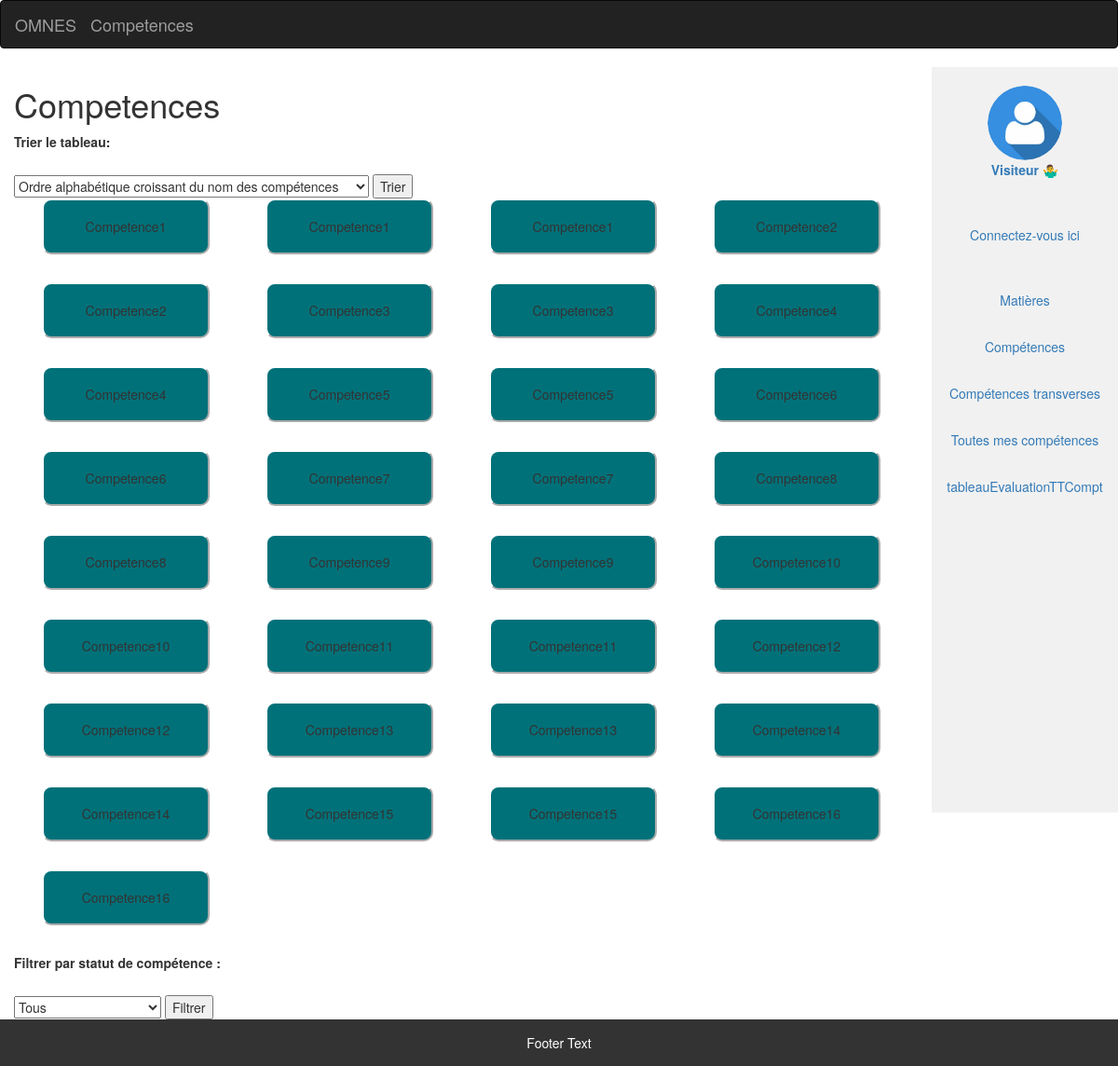
The app's page /competences.php with its own data.
### tables this page shows
CREATE TABLE Competences
(
    id          INT AUTO_INCREMENT PRIMARY KEY,
    nom         VARCHAR(255) NOT NULL,
    description TEXT,
    type        ENUM('specifique', 'transverse') NOT NULL
);

### competences.php (the view, shortened to what this page needs)
<?php
$servername = "localhost";
$username = "root";
$password = "root";
$dbname = "Omnes MySkills";
$conn = new mysqli($servername, $username, $password, $dbname);
$sort = "id ASC";
if (isset($_POST['submit'])) {
    $sort = isset($_POST['sort']) ? $_POST['sort'] : 'C.id ASC';
    switch ($sort) {
        case "croissant_competences":
            $orderBy = "C.nom ASC";
            break;
        case "decroissant_competences":
            $orderBy = "C.nom DESC";
            break;
        case "croissant_date":
            $orderBy = "A.date ASC";
            break;
        case "decroissant_date":
            $orderBy = "A.date DESC";
            break;
        default:
            $orderBy = "C.id ASC";
            break;
    }
} else {
    $orderBy = "C.id ASC";
}
$sql = "SELECT C.* FROM Competences C
        JOIN Autoevaluations A ON C.id = A.id_competence
        WHERE C.type = 'specifique'
        ORDER BY $orderBy";
$result = $conn->query($sql);
$competences = [];
if ($result && $result->num_rows > 0) {
    while ($row = $result->fetch_assoc()) {
        $competences[] = $row;
    }
}
?>
<!DOCTYPE html>
<html lang="fr">
<head>
    <link href="style1.css" rel="stylesheet" type="text/css" />
    <link rel="stylesheet" href="https://maxcdn.bootstrapcdn.com/bootstrap/3.4.1/css/bootstrap.min.css">
</head>
<body>
    <nav class="navbar navbar-inverse">
        <div class="container-fluid">
            <div class="navbar-header">
                <a class="navbar-brand" href="accueil.php">OMNES</a>
                <a class="navbar-brand center" href="competences.php">Competences</a>
            </div>
        </div>
    </nav>
    <div class="container-fluid text-center">
        <div class="row content">
            <div class="col-sm-10 text-left">
                <h1>Competences</h1>
                <form method="POST" action="<?php echo $_SERVER["PHP_SELF"]; ?>" id="Barre_de_trie">
                    <label class="titreTrier" for="sort">Trier le tableau:</label><br></br>
                    <select name="sort" id="sort">
                        <option value="croissant_competences" <?php if ($sort == "C.nom ASC") echo "selected"; ?>>Ordre alphabétique croissant du nom des compétences</option>
                    </select>
                    <input type="submit" name="submit" value="Trier">
                </form>
                <?php
                if (!empty($competences)) {
                    echo "<form method='post' action='tableauEvalutationSpecifique.php'>";
                    echo "<table>";
                    $nb_rectangles = 0;
                    foreach ($competences as $competence) {
                        echo "<td><button class='rectangle' name='cmptChoisie' value='" . $competence['id'] . "'>" . $competence['nom'] . "</button></td>";
                        $nb_rectangles++;
                        if ($nb_rectangles % 4 == 0) {
                            echo "</tr><tr>";
                        }
                    }
                    echo "</table>";
                    echo "</form>";
                } else {
                    echo "Aucune compétence trouvée.";
                }
                ?>
                <form method="POST" action="<?php echo $_SERVER["PHP_SELF"]; ?>" id="Barre_de_filtre3">
                    <label for="status">Filtrer par statut de compétence :</label><br></br>
                    <select name="status" id="status">
                        <option value="tous">Tous</option>
                    </select>
                    <input type="submit" name="submit" value="Filtrer">
                </form>
            </div>
            <div class="col-sm-2 sidenav">
                <a href="pageCompte.php"><img src='img/OIP.jpg' width="80" height="80" style="border-radius: 40px;" ;</a>
                    <?php
                    if (isset($_SESSION['type'])) {
                        if ($_SESSION['type'] == 'administrateur') {
                    ?>
                            <p class="etat">Administrateur &#128104;&#8205;&#128187;</p>
                        <?php
                        } else if ($_SESSION['type'] == 'etudiant') {
                        ?>
                            <p class="etat">Etudiant &#128104;&#8205;&#127891;</p>
                        <?php
                        } else if ($_SESSION['type'] == 'professeur') {
                        ?>
                            <p class="etat">Professeur &#128104;&#8205;&#127979;</p>
                        <?php
                        }
                    } else {
                        ?>
                        <p class="etat">Visiteur &#129335;&#8205;&#9794;</p>
                    <?php
                    }
                    ?>
                    <br><br>
                    <?php
                    if (isset($_SESSION['type'])) {
                        echo '<p><a href="logout.php">Déconnectez-vous ici</a></p><br><br>';
                    } else {
                        echo '<p><a href="index.php">Connectez-vous ici</a></p><br><br>';
                    }
                    ?>
                    <p><a href="matieres.php">Matières</a></p><br>
                    <p><a href="competences.php">Compétences</a></p><br>
                    <p><a href="competences_transverses.php">Compétences transverses</a></p><br>
                    <p><a href="toutes_mes_competences.php">Toutes mes compétences</a></p><br>
                    <p><a href="pageCompetences.php">tableauEvaluationTTCompt</a></p><br>
            </div>
        </div>
    </div>
</body>
<footer class="footer">
    <p>Footer Text</p>
</footer>
</html>

### style1.css (style rules this page uses)
html, body { height: 100%; }
body { font-family: Arial, sans-serif; background-color: #f8f9fa; color: #333; }
.navbar { margin-bottom: 0; border-radius: 0; }
.row.content { height: 100% }
.sidenav { padding-top: 20px; background-color: #f1f1f1; height: 100vh; }
footer { width: 100%; height: 50px; background-color: #333; color: #fff; text-align: center; padding-top: 15px; }
.center { display: block; margin: 0 auto; }
.rectangle { height: 60px; width: 180px; background: #007179; justify-self: center; cursor: pointer; border-radius: 10px; border-color: white; margin-left: 30px; margin-right: 30px; margin-bottom: 30px; }
.etat { font-weight: bold; }

### records on screen
competences: $competence['id'] 1 (drawn), nom "Competence1"
competences: $competence['id'] 2 (drawn), nom "Competence2"
competences: $competence['id'] 3 (drawn), nom "Competence3"
competences: $competence['id'] 4 (drawn), nom "Competence4"
competences: $competence['id'] 5 (drawn), nom "Competence5"
competences: $competence['id'] 6 (drawn), nom "Competence6"
competences: $competence['id'] 7 (drawn), nom "Competence7"
competences: $competence['id'] 8 (drawn), nom "Competence8"
competences: $competence['id'] 9 (drawn), nom "Competence9"
competences: $competence['id'] 10 (drawn), nom "Competence10"
competences: $competence['id'] 11 (drawn), nom "Competence11"
competences: $competence['id'] 12 (drawn), nom "Competence12"
competences: $competence['id'] 13 (drawn), nom "Competence13"
competences: $competence['id'] 14 (drawn), nom "Competence14"
competences: $competence['id'] 15 (drawn), nom "Competence15"
competences: $competence['id'] 16 (drawn), nom "Competence16"
